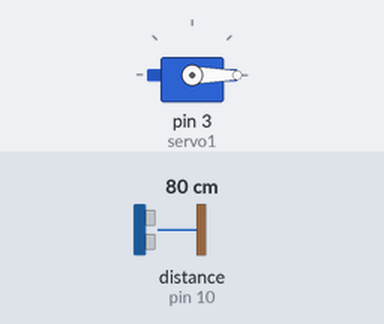
Simulated run of this sketch. Board: Arduino Uno, built with avr-gcc and run on an emulated ATmega328P. Parts: servo. Wiring (inferred from the names in the program): ultrasonic range finder: trigger pin 9; echo pin 10. Inputs (shaded band) come from the test bench; at power-on: distance to the obstacle (sensor on pin 10) 80 cm. The echo pulse lasts 58.3 µs per cm.

Above: at 1.2 s.
1.3 s: distance to the obstacle (sensor on pin 10) set to 12 cm
2.8 s: distance to the obstacle (sensor on pin 10) set to 9 cm
At 4.2 s:
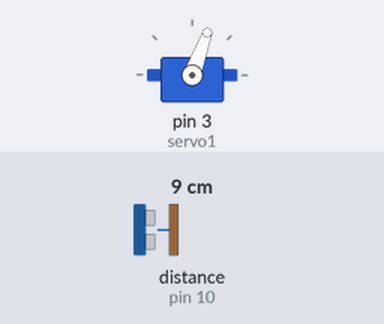
Timing chart, 0 to 9.5 s (numbered marks = the images above; inputs shaded):
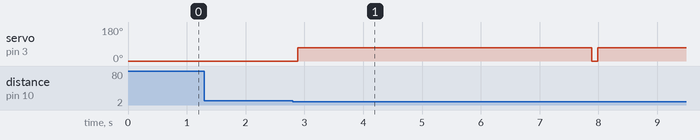

Measured:
- the behaviour switches between 11 and 10 cm on distance to the obstacle (sensor on pin 10) (found by bisection; images 0 and 1)
- after the input at 1.3 s, every drawn part: stays the same
- after the input at 2.8 s, servo on pin 3 (servo1): 0° → 70° after 0.09 s, → 0° 5.0 s later, → 70° 0.10 s later

The sketch:

arduino.ino
```cpp
  #include <Servo.h> // folosim libraria servo a pentru controla servomotorul
  Servo servo1; // cream un obiect de tip servo

  // ~
  int trigPin1 = 9;
  int echoPin1 = 10;
  int servoPin1 = 3;
  int servoJos=0;
  int servoSus=70;
  //~ definim pinii pe care ii vom folosi pt,cat si limitele pt bariera
void setup() {


  pinMode(trigPin1, OUTPUT);
	pinMode(echoPin1, INPUT);
  servo1.attach(3); // atasam servo la un pin
	Serial.begin(9600);
  servo1.write(servoJos); // initial bariera este coborata

}

void loop() {
  //~
  float duration, distance;
  digitalWrite(trigPin1, LOW);
	delayMicroseconds(2);
	digitalWrite(trigPin1, HIGH);
	delayMicroseconds(10);
	digitalWrite(trigPin1, LOW);
  duration = pulseIn(echoPin1, HIGH);
  distance = (duration*.0343)/2;
  // ~ aici calculam distanta de la senzorul ultrasonic pana la obiectul din fata lui

  // ~
  if(distance<10)
  {
    servo1.write(servoSus);
    delay(5000);
  }
  // ~ daca obiectul este suficient de aproape de senzor, bariera se va deschside si va ramane deschisa timp de 5 secunde

  if(servo1.read()==servoSus)
    servo1.write(servoJos); // daca bariera este ridicata, o coboram
	delay(100);

}
```
